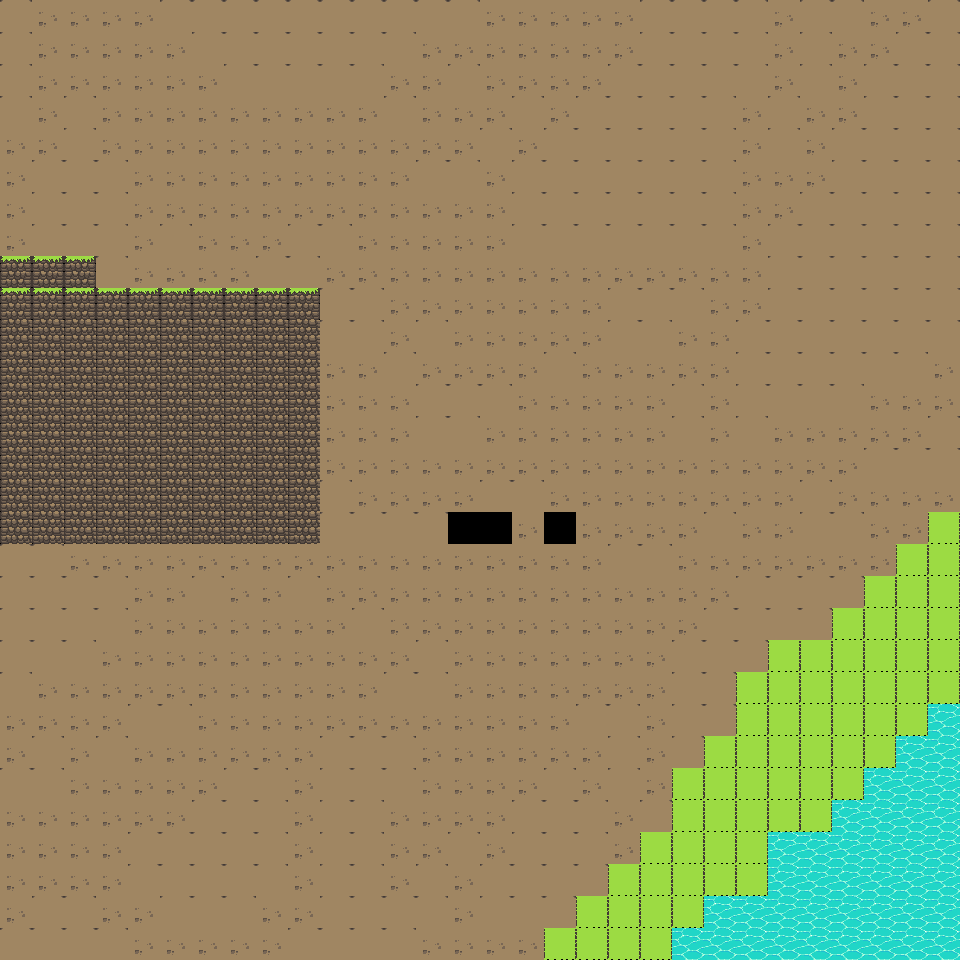

Below is a game level as drawn by its tile map, then a one-line description and the .tmx that defines it (tile-layer data replaced by summaries):
An orthogonal 30x30 tile map with 32x32 px tiles, 1 tile layer (Livello tile 1).

<map version="1.10" tiledversion="1.10.2" orientation="orthogonal" renderorder="left-down" width="30" height="30" tilewidth="32" tileheight="32" infinite="0" nextlayerid="2" nextobjectid="1">
 <tileset firstgid="1" source="terrain.tsx" />
 <layer id="1" name="Livello tile 1" width="30" height="30">
  <data>[900 cells, 900 non-empty, 8 distinct tile ids]</data>
 </layer>
</map>
